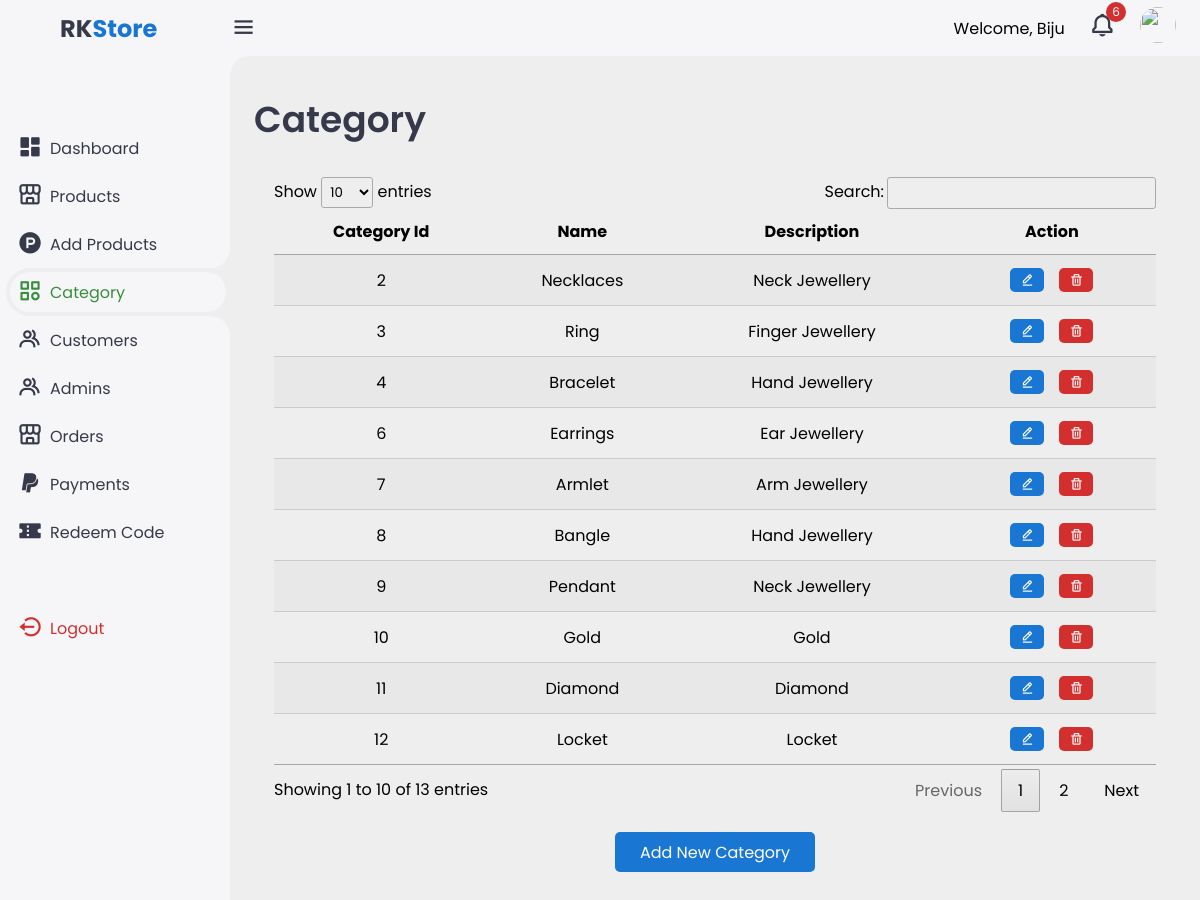
The app's page /admin/category.php (signed in) with its own data.
### tables this page shows
CREATE TABLE `categories` (
  `category_id` int(11) NOT NULL,
  `category_name` varchar(100) NOT NULL,
  `description` text DEFAULT NULL
);

### admin/category.php (the view, shortened to what this page needs)
<?php
include_once("./include/sidebar.php");
include_once("./php/connection.php")
?>
<main>
    <div class="header">
        <div class="left">
            <h1>Category</h1>
        </div>
    </div>
    <div class="container">
        <?php
        $sql = "SELECT * FROM categories";
        $result = mysqli_query($conn, $sql);
        ?>
        <table id="example" class="display responsive nowrap" style="width:100%;">
            <thead>
                <tr>
                    <th>Category Id</th>
                    <th>Name</th>
                    <th>Description</th>
                    <th>Action</th>
                </tr>
            </thead>
            <tbody>
                <?php
                if (mysqli_num_rows($result) > 0) {
                    while ($row = mysqli_fetch_assoc($result)) {
                        echo "<tr>";
                        echo "<td>" . $row['category_id'] . "</td>";
                        echo "<td>" . $row['category_name'] . "</td>";
                        echo "<td>" . $row['description'] . "</td>";
                        echo "<td class='actions'>
                        <a href='./edit-category.php?editId=". $row['category_id'] ."'><i class='bx bx-edit-alt edit'></i></a>
                        <a href='./php/delete-category.php?deleteId=". $row['category_id'] ."'><i class='bx bx-trash delete'></i></a>
                      </td>";
                        echo "</tr>";
                    }
                } else {
                    echo "<tr><td colspan='4'>No categories found</td></tr>";
                }
                ?>
            </tbody>
        </table>
        <div class="add-new-button">
            <button class="add-new add-button">Add New Category</button>
        </div>
    </div>
</main>
<?php
include_once("./include/bottom.php");
?>

### admin/css/style.css (style rules this page uses)
:root { --light: #f6f6f9; --primary: #1976d2; --light-primary: #cfe8ff; --grey: #eee; --dark-grey: #aaaaaa; --dark: #363949; --danger: #d32f2f; --light-danger: #fecdd3; --warning: #fbc02d; --light-warning: #fff2c6; --success: #388e3c; --light-success: #bbf7d0; }
* { margin: 0; padding: 0; box-sizing: border-box; font-family: "Poppins", sans-serif; }
.bx { font-size: 1.7rem; }
a { text-decoration: none; }
html { overflow-x: hidden; }
body { background: var(--grey); overflow-x: hidden; }
.content main { width: 100%; padding: 36px 24px; max-height: calc(100vh - 56px); }
.content main .header { display: flex; align-items: center; justify-content: space-between; grid-gap: 16px; flex-wrap: wrap; }
.content main .header .left h1 { font-size: 36px; font-weight: 600; margin-bottom: 10px; color: var(--dark); }
#example tr td { text-align: center; }
#example tr th { text-align: center; }
.actions { display: flex; justify-content: center; gap: 5px; }
.container { padding: 20px; }
#example .actions i { color: white ; }
.delete,.edit { font-size: 14px; display: flex; align-items: center; justify-content: center; cursor: pointer; border-radius: 5px; margin: 5px; }
.delete { background: var(--danger); padding: 5px 10px; color:white; }
.edit { background: var(--primary); padding: 5px 10px; color:white; }
.add-new-button { display: flex; justify-content: center; }
.add-new { background: var(--primary); width: 200px; border-radius: 5px; height: 40px; outline: none; cursor: pointer; border: none; color: white; font-size: 16px; transition: all .3s ; margin-top: 20px; }

### records on screen
categories: category_id "2", category_name "Necklaces", description "Neck Jewellery"
categories: category_id "3", category_name "Ring", description "Finger Jewellery"
categories: category_id "4", category_name "Bracelet", description "Hand Jewellery"
categories: category_id "6", category_name "Earrings", description "Ear Jewellery"
categories: category_id "7", category_name "Armlet", description "Arm Jewellery"
categories: category_id "8", category_name "Bangle", description "Hand Jewellery"
categories: category_id "9", category_name "Pendant", description "Neck Jewellery"
categories: category_id "10", category_name "Gold", description "Gold"
categories: category_id "11", category_name "Diamond", description "Diamond"
categories: category_id "12", category_name "Locket", description "Locket"

### other values on screen
$_SESSION['name'] "Biju"
mysqli_num_rows($resulti) "6"
